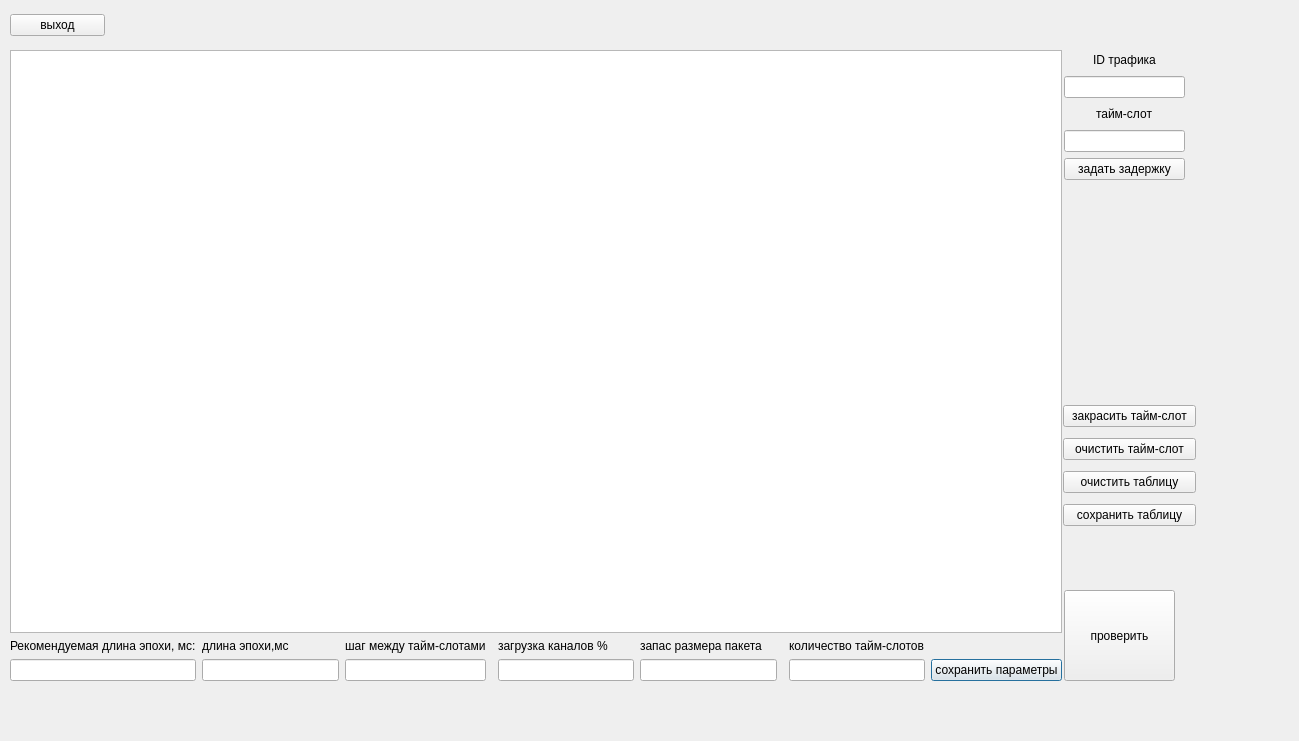
<?xml version="1.0" encoding="UTF-8"?>
<ui version="4.0">
 <class>oknotablitsa</class>
 <widget class="QDialog" name="oknotablitsa">
  <property name="geometry">
   <rect>
    <x>0</x>
    <y>0</y>
    <width>1299</width>
    <height>741</height>
   </rect>
  </property>
  <property name="windowTitle">
   <string>Dialog</string>
  </property>
  <widget class="QWidget" name="gridLayoutWidget">
   <property name="geometry">
    <rect>
     <x>10</x>
     <y>50</y>
     <width>1052</width>
     <height>631</height>
    </rect>
   </property>
   <layout class="QGridLayout" name="gridLayout">
    <item row="4" column="8">
     <widget class="QPushButton" name="pushButton_7">
      <property name="text">
       <string>сохранить параметры</string>
      </property>
     </widget>
    </item>
    <item row="3" column="5">
     <widget class="QLabel" name="label_5">
      <property name="text">
       <string>запас размера пакета</string>
      </property>
     </widget>
    </item>
    <item row="3" column="1">
     <widget class="QLabel" name="label">
      <property name="text">
       <string>длина эпохи,мс</string>
      </property>
     </widget>
    </item>
    <item row="3" column="4">
     <widget class="QLabel" name="label_3">
      <property name="text">
       <string>загрузка каналов %</string>
      </property>
     </widget>
    </item>
    <item row="4" column="1">
     <widget class="QLineEdit" name="lineEdit_3"/>
    </item>
    <item row="3" column="3">
     <layout class="QGridLayout" name="gridLayout_2"/>
    </item>
    <item row="4" column="2">
     <widget class="QLineEdit" name="lineEdit_5"/>
    </item>
    <item row="3" column="2">
     <widget class="QLabel" name="label_4">
      <property name="text">
       <string>шаг между тайм-слотами</string>
      </property>
     </widget>
    </item>
    <item row="2" column="8">
     <layout class="QVBoxLayout" name="verticalLayout"/>
    </item>
    <item row="3" column="7">
     <widget class="QLabel" name="label_2">
      <property name="text">
       <string>количество тайм-слотов</string>
      </property>
     </widget>
    </item>
    <item row="2" column="1">
     <layout class="QVBoxLayout" name="verticalLayout_3"/>
    </item>
    <item row="2" column="3">
     <layout class="QVBoxLayout" name="verticalLayout_2"/>
    </item>
    <item row="4" column="4">
     <widget class="QLineEdit" name="lineEdit_6"/>
    </item>
    <item row="4" column="7">
     <widget class="QLineEdit" name="lineEdit_2"/>
    </item>
    <item row="4" column="5">
     <widget class="QLineEdit" name="lineEdit">
      <property name="sizeIncrement">
       <size>
        <width>0</width>
        <height>0</height>
       </size>
      </property>
     </widget>
    </item>
    <item row="3" column="6">
     <layout class="QHBoxLayout" name="horizontalLayout"/>
    </item>
    <item row="4" column="0">
     <widget class="QLineEdit" name="lineEdit_4"/>
    </item>
    <item row="1" column="0" colspan="9">
     <widget class="QTableWidget" name="tableWidget"/>
    </item>
    <item row="3" column="0">
     <widget class="QLabel" name="label_6">
      <property name="text">
       <string>Рекомендуемая длина эпохи, мс:</string>
      </property>
     </widget>
    </item>
   </layout>
  </widget>
  <widget class="QWidget" name="verticalLayoutWidget">
   <property name="geometry">
    <rect>
     <x>1063</x>
     <y>400</y>
     <width>133</width>
     <height>132</height>
    </rect>
   </property>
   <layout class="QVBoxLayout" name="verticalLayout_4">
    <item>
     <widget class="QPushButton" name="pushButton_2">
      <property name="text">
       <string>закрасить тайм-слот</string>
      </property>
     </widget>
    </item>
    <item>
     <widget class="QPushButton" name="pushButton_6">
      <property name="text">
       <string>очистить тайм-слот</string>
      </property>
     </widget>
    </item>
    <item>
     <widget class="QPushButton" name="pushButton_4">
      <property name="text">
       <string>очистить таблицу</string>
      </property>
     </widget>
    </item>
    <item>
     <widget class="QPushButton" name="pushButton_8">
      <property name="text">
       <string>сохранить таблицу</string>
      </property>
     </widget>
    </item>
   </layout>
  </widget>
  <widget class="QWidget" name="verticalLayoutWidget_2">
   <property name="geometry">
    <rect>
     <x>10</x>
     <y>10</y>
     <width>95</width>
     <height>31</height>
    </rect>
   </property>
   <layout class="QVBoxLayout" name="verticalLayout_5">
    <item>
     <widget class="QPushButton" name="pushButton">
      <property name="text">
       <string>выход</string>
      </property>
     </widget>
    </item>
   </layout>
  </widget>
  <widget class="QPushButton" name="pushButton_5">
   <property name="geometry">
    <rect>
     <x>1064</x>
     <y>590</y>
     <width>111</width>
     <height>91</height>
    </rect>
   </property>
   <property name="text">
    <string>проверить</string>
   </property>
  </widget>
  <widget class="QWidget" name="verticalLayoutWidget_3">
   <property name="geometry">
    <rect>
     <x>1064</x>
     <y>50</y>
     <width>121</width>
     <height>130</height>
    </rect>
   </property>
   <layout class="QVBoxLayout" name="verticalLayout_6">
    <item alignment="Qt::AlignHCenter">
     <widget class="QLabel" name="label_7">
      <property name="text">
       <string>ID трафика</string>
      </property>
     </widget>
    </item>
    <item>
     <widget class="QLineEdit" name="lineEdit_7"/>
    </item>
    <item alignment="Qt::AlignHCenter">
     <widget class="QLabel" name="label_8">
      <property name="text">
       <string>тайм-слот</string>
      </property>
     </widget>
    </item>
    <item>
     <widget class="QLineEdit" name="lineEdit_8"/>
    </item>
    <item>
     <widget class="QPushButton" name="pushButton_3">
      <property name="text">
       <string>задать задержку</string>
      </property>
     </widget>
    </item>
   </layout>
  </widget>
 </widget>
 <resources/>
 <connections>
  <connection>
   <sender>pushButton</sender>
   <signal>clicked()</signal>
   <receiver>oknotablitsa</receiver>
   <slot>close()</slot>
   <hints>
    <hint type="sourcelabel">
     <x>73</x>
     <y>67</y>
    </hint>
    <hint type="destinationlabel">
     <x>52</x>
     <y>125</y>
    </hint>
   </hints>
  </connection>
 </connections>
 <slots>
  <slot>hide(label)</slot>
 </slots>
</ui>
